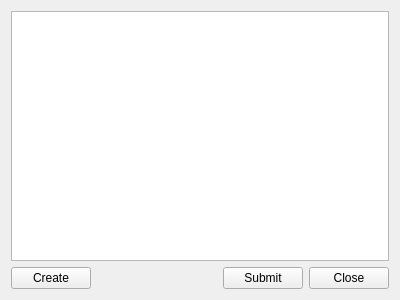
<?xml version="1.0" encoding="UTF-8"?>
<ui version="4.0">
 <class>Form</class>
 <widget class="QWidget" name="Form">
  <property name="geometry">
   <rect>
    <x>0</x>
    <y>0</y>
    <width>400</width>
    <height>300</height>
   </rect>
  </property>
  <property name="windowTitle">
   <string>Form</string>
  </property>
  <layout class="QVBoxLayout" name="verticalLayout_2">
   <item>
    <layout class="QVBoxLayout" name="verticalLayout">
     <item>
      <widget class="QTableView" name="tableView"/>
     </item>
     <item>
      <layout class="QHBoxLayout" name="horizontalLayout">
       <item>
        <widget class="QPushButton" name="button_create">
         <property name="text">
          <string>Create</string>
         </property>
        </widget>
       </item>
       <item>
        <spacer name="horizontalSpacer">
         <property name="orientation">
          <enum>Qt::Horizontal</enum>
         </property>
         <property name="sizeHint" stdset="0">
          <size>
           <width>40</width>
           <height>20</height>
          </size>
         </property>
        </spacer>
       </item>
       <item>
        <widget class="QPushButton" name="button_submit">
         <property name="text">
          <string>Submit</string>
         </property>
        </widget>
       </item>
       <item>
        <widget class="QPushButton" name="button_close">
         <property name="text">
          <string>Close</string>
         </property>
        </widget>
       </item>
      </layout>
     </item>
    </layout>
   </item>
  </layout>
 </widget>
 <resources/>
 <connections/>
</ui>
